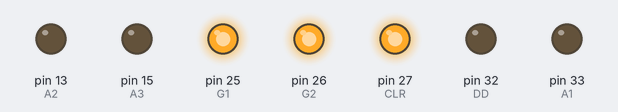
Bench run of a sketch on a simulated Arduino Mega 2560, built with avr-gcc and run on an emulated ATmega2560. Shown: output pins drawn as LEDs (lit = HIGH).

Above: at 0.05 s.
At 0.45 s:
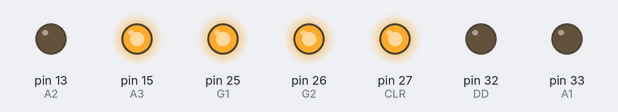
At 0.95 s:
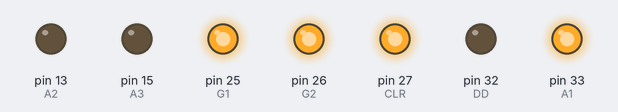
At 1.75 s:
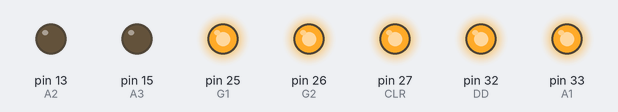
At 2.65 s:
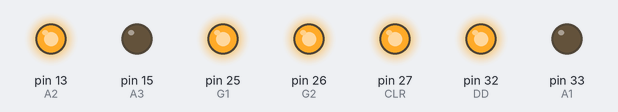
At 3.55 s:
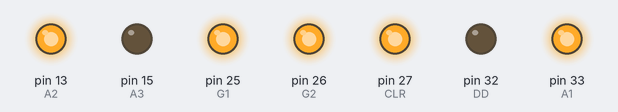
Timing chart, 0 to 3.9 s (numbered marks = the images above):
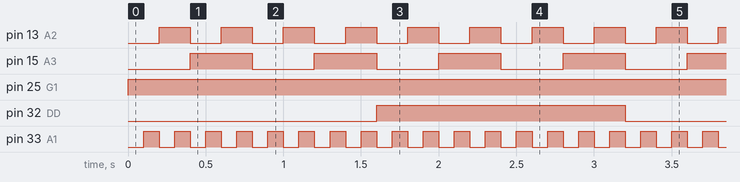

The sketch:

dlatch.ino
```cpp
#include <dummy.h>

#define A1  33
#define A2  13
#define A3  15
#define G1  25
#define G2  26
#define CLR 27
#define DD  32

void dclk1()
{
  digitalWrite(G1, LOW);
  digitalWrite(G1, HIGH);
}

void dclk2()
{
  digitalWrite(G2, LOW);
  digitalWrite(G2, HIGH);
}

void dclr()
{
  digitalWrite(CLR, LOW);
  digitalWrite(CLR, HIGH);
}

void daddress( int a )
{
  switch ( a%8 )
  {
    case 0:
      digitalWrite(A1, LOW);
      digitalWrite(A2, LOW);
      digitalWrite(A3, LOW);
      break;
    case 1:
      digitalWrite(A1, HIGH);
      digitalWrite(A2, LOW);
      digitalWrite(A3, LOW);
      break;
    case 2:
      digitalWrite(A1, LOW);
      digitalWrite(A2, HIGH);
      digitalWrite(A3, LOW);
      break;
    case 3:
      digitalWrite(A1, HIGH);
      digitalWrite(A2, HIGH);
      digitalWrite(A3, LOW);
      break;
    case 4:
      digitalWrite(A1, LOW);
      digitalWrite(A2, LOW);
      digitalWrite(A3, HIGH);
      break;
    case 5:
      digitalWrite(A1, HIGH);
      digitalWrite(A2, LOW);
      digitalWrite(A3, HIGH);
      break;
    case 6:
      digitalWrite(A1, LOW);
      digitalWrite(A2, HIGH);
      digitalWrite(A3, HIGH);
      break;
    case 7:
      digitalWrite(A1, HIGH);
      digitalWrite(A2, HIGH);
      digitalWrite(A3, HIGH);
      break;
  }
}

void dd( int d )
{
  digitalWrite(DD, d);
}

void dtest()
{
  dd(LOW);
  for ( int i = 0; i < 8; i++ )
  {
    daddress(i);
    dclk1();
    delay(100);
  }

  dd(LOW);
  for ( int i = 0; i < 8; i++ )
  {
    daddress(i);
    dclk2();
    delay(100);
  }
  dd(HIGH);
  for ( int i = 0; i < 8; i++ )
  {
    daddress(i);
    dclk1();
    delay(100);
  }

  dd(HIGH);
  for ( int i = 0; i < 8; i++ )
  {
    daddress(i);
    dclk2();
    delay(100);
  }
}

void setup() {
  pinMode(A1, OUTPUT);
  pinMode(A2, OUTPUT);
  pinMode(A3, OUTPUT);
  pinMode(G1, OUTPUT);
  pinMode(G2, OUTPUT);
  pinMode(CLR, OUTPUT);
  pinMode(DD, OUTPUT);

  digitalWrite(G1, HIGH);
  digitalWrite(G2, HIGH);
  digitalWrite(CLR, HIGH);
}

void loop() {
  dtest();

//  daddress(0);
//  while (1)
//  {
//    dd(HIGH);
//    dclk1();
//    delay(500);
//    dd(LOW);
//    dclk1();
//    delay(500);
//  }

}
```

Measured:
- by itself, pin 13 (A2): alternates HIGH for 0.20 s and LOW for 0.20 s
- by itself, pin 15 (A3): alternates HIGH for 0.40 s and LOW for 0.40 s
- by itself, pin 25 (G1): LOW → HIGH at 0.00 s
- by itself, pin 32 (DD): alternates HIGH for 1.6 s and LOW for 1.6 s
- by itself, pin 33 (A1): alternates HIGH for 0.10 s and LOW for 0.10 s
